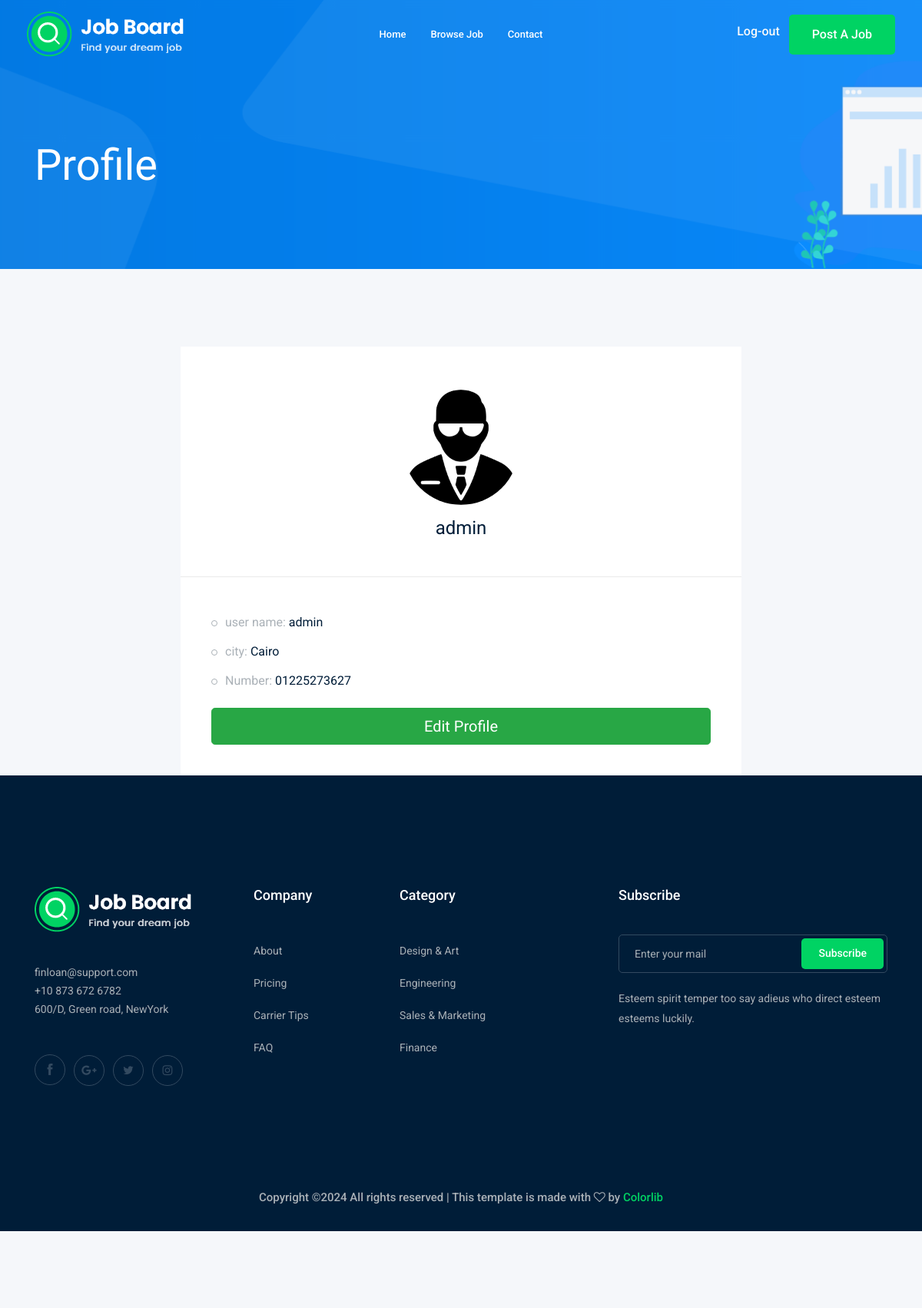
/accounts/profile/ (signed in), run on the app's committed database.
### accounts/models.py (models this page shows)
class Profile(models.Model):
    user = models.OneToOneField(User,on_delete=models.CASCADE)
    city = models.ForeignKey('City',related_name='profile_city',on_delete=models.CASCADE,blank=True,null=True)
    phone_number = models.CharField(max_length=15)
    image = models.ImageField(upload_to='profile/')
    def __str__(self):
        return self.user.username

class City(models.Model):
    name = models.CharField(max_length=15)
    def __str__(self):
        return self.name

### accounts/views.py (the view)
# urls.py: path('profile/',views.Profile_view,name='profile'),
def Profile_view(request):
    user = Profile.objects.get(user=request.user)
    if request.user.is_authenticated:
        return render(request, "accounts/profile.html", {'user':user})
    else:
        return render(request, "registration/login.html")

### accounts/templates/accounts/profile.html
{% extends 'base.html' %}
={% block body %}
    <div class="bradcam_area bradcam_bg_1">
        <div class="container">
            <div class="row">
                <div class="col-xl-12">
                    <div class="bradcam_text">
                        <h3>Profile</h3>
                    </div>
                </div>
            </div>
        </div>
    </div>
    <div class="job_details_area">
        <div class="container">
            <div class="row">
                <div class="col-lg-8 m-auto">
                    <div class="job_sumary">
                        <div class="summery_header d-flex align-items-center flex-column">
                            <div class='mt-3'>
                                <img class="rounded-circle"" src="{{user.image.url}}" width="150" height="150" alt="">
                            </div>
                            <div class='mt-3 ounded'>
                                <h3>{{user}}</h3>
                            </div>
                        </div>
                        <div class="job_content">
                            <ul>
                                <li>user name: <span>{{user}}</span></li>
                                <li>city: <span>{{user.city}}</span></li>
                                <li>Number: <span>{{user.phone_number}}</span></li>
                            </ul>
                            <a href="{% url 'accounts:profile_edit' %}"><button type="button" class=" mt-3 btn btn-success btn-lg btn-block">Edit Profile</button></a>
                    </div>
                </div>
            </div>
        </div>
    </div>
{% endblock body %}

### data on the page
Profile: image (picture), user.username "admin", city "Cairo", phone_number "01225273627"
